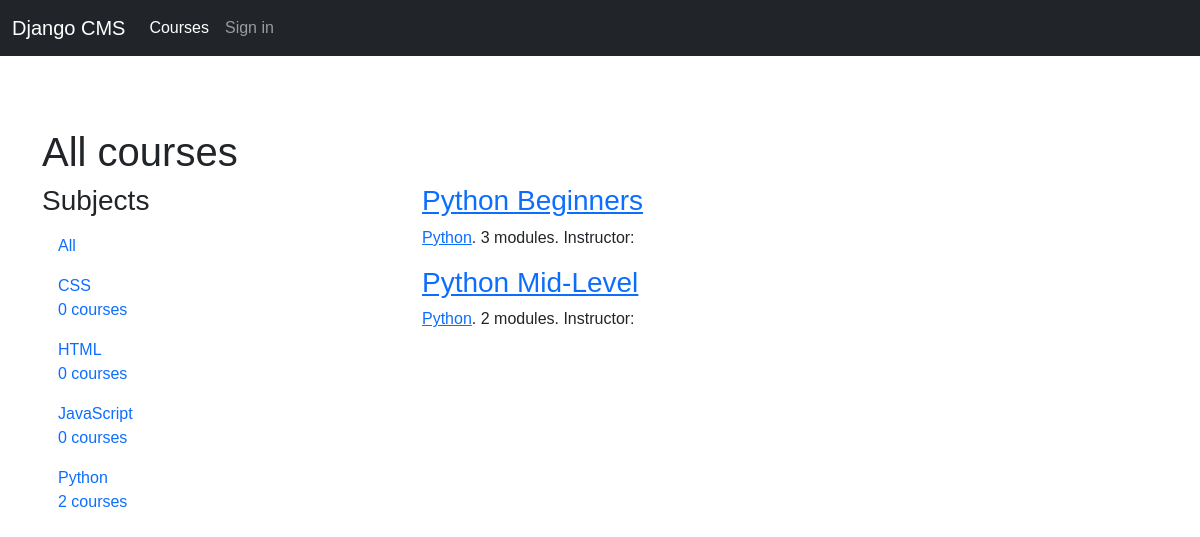
The app's page /, older data.
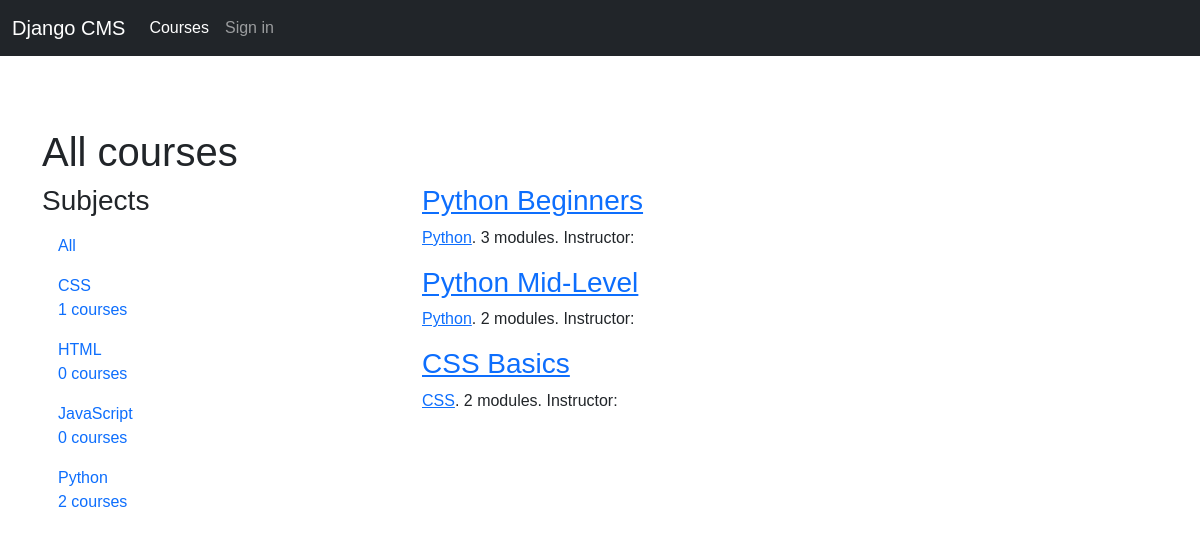
The same page, newer data.
### courses/models.py (models this page shows, shortened)
class Subject(models.Model):
    title = models.CharField(max_length=200)
    slug = models.SlugField(max_length=200, unique=True)
    class Meta:
        ordering = ["title"]
    def __str__(self):
        return self.title

class Course(models.Model):
    owner = models.ForeignKey(
        User, related_name="courses_created", on_delete=models.CASCADE
    )
    subject = models.ForeignKey(
        Subject, related_name="courses", on_delete=models.CASCADE
    )
    title = models.CharField(max_length=200)
    slug = models.SlugField(max_length=200, unique=True)
    overview = models.TextField()
    created = models.DateTimeField(auto_now_add=True)
    students = models.ManyToManyField(User, related_name="courses_joined", blank=True)
    class Meta:
        ordering = ["-created"]

### courses/views.py (the view)
# urls.py: path("", CourseListView.as_view(), name="course_list"),
class CourseListView(TemplateResponseMixin, View):
    model = Course
    template_name = "courses/course/list.html"
    def get(self, request, subject=None):
        subjects = cache.get("all_subjects")
        if not subjects:
            subjects = Subject.objects.annotate(total_courses=Count("courses"))
            cache.set("all_subjects", subjects)
        all_courses = Course.objects.annotate(total_modules=Count("modules"))
        if subject:
            subject = get_object_or_404(Subject, slug=subject)
            key = "subject_{}_courses".format(subject.id)
            courses = cache.get(key)
            if not courses:
                courses = all_courses.filter(subject=subject)
                cache.set(key, courses)
        else:
            courses = cache.get("all_courses")
            if not courses:
                courses = all_courses
                cache.set("all_courses", courses)
        return self.render_to_response(
            {"subjects": subjects, "subject": subject, "courses": courses}
        )

### courses/templates/courses/course/list.html (shortened to what this page needs)
{% extends "base.html" %}
{% block content %}
    <div class="row">
        <div class="col-md-12">
            <h1>
                {% if subject %}
                    {{ subject.title }} courses
                {% else %}
                    All courses
                {% endif %}
            </h1>
        </div>
    </div>
    <div class="row">
        <div class="col-md-4">
            <h3>Subjects</h3>
            <ul id="modules" class="nav flex-column">
                <li class="nav-item" {% if not subject %}class="selected"{% endif %}>
                    <a class="nav-link" href="{% url 'course_list' %}">All</a>
                </li>
                {% for s in subjects %}
                    <li {% if subject == s %}class="selected"{% endif %} class="nav-item">
                        <a class="nav-link" href="{% url 'course_list_subject' s.slug %}">
                            {{ s.title }}<br><span>{{ s.total_courses }} courses</span></a>
                    </li>
                {% endfor %}
            </ul>
        </div>
        <div class="col-md-8">
            <div class="module">
                {% for course in courses %}
                    {% with subject=course.subject %}
                        <h3><a href="{% url "course_detail" course.slug %}">{{ course.title }}</a></h3>
                        <p>
                            <a href="{% url "course_list_subject" subject.slug %}">{{ subject }}</a>.
                            {{ course.total_modules }} modules.
                            Instructor: {{ course.owner.get_full_name }}
                        </p>
                    {% endwith %}
                {% endfor %}
            </div>
        </div>
    </div>
{% endblock %}

Row changes from the older to the newer data that the page shows:
computed for Subject "CSS": total_courses "0" → "1"
added Course: title "CSS Basics", subject "CSS", total_modules "2"
